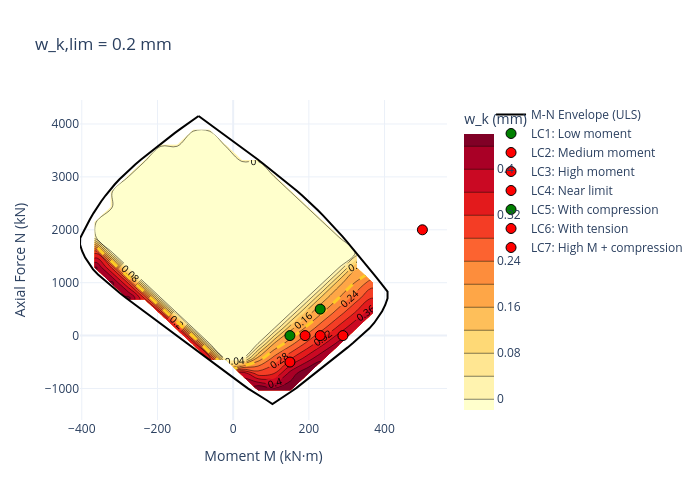
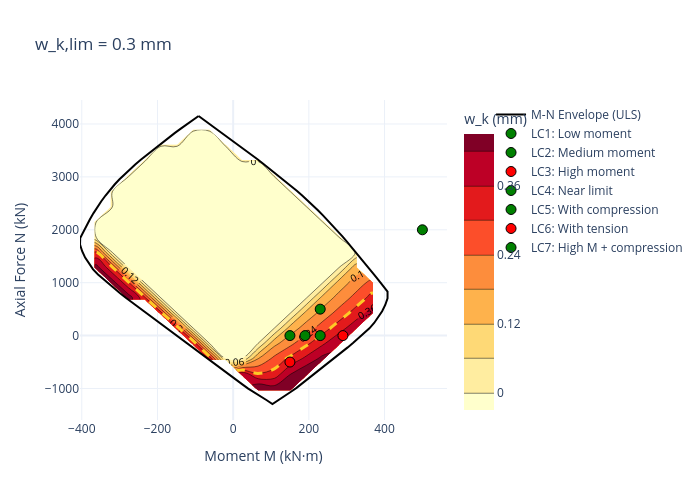
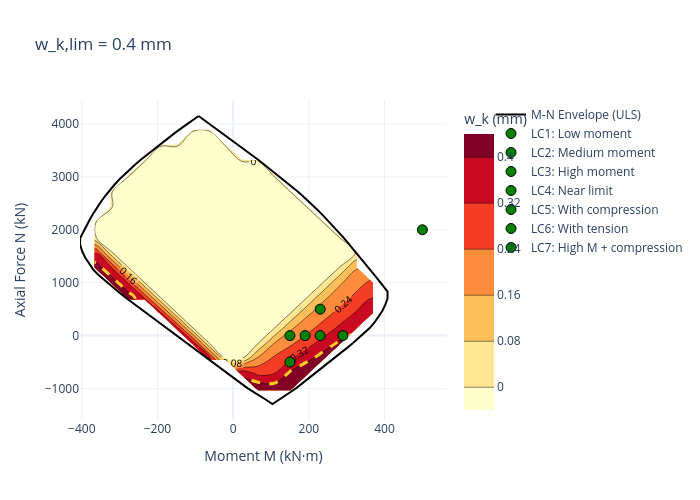

Notebook code cell kept with these figures, in order:
### Markdown cell above
## 6. Effect of Crack Width Limit

Compare how the contour map changes for different exposure classes (w_k,lim = 0.2 vs 0.3 vs 0.4 mm).

### Code cell
from plotly.subplots import make_subplots
import plotly.graph_objects as go

limits = [0.2, 0.3, 0.4]

for w_lim in limits:
    check_lim = CrackingCheck(
        section=section,
        concrete=concrete,
        w_k_limit=w_lim,
        load_duration=LoadDuration.LONG_TERM,
        creep_coefficient=1.5,
    )
    with warnings.catch_warnings():
        warnings.simplefilter("ignore")
        fig = check_lim.plot_crack_width_contours(
            load_cases=load_cases,
            n_grid=20,
            title=f"w_k,lim = {w_lim} mm",
            show=False,
            width=700,
            height=500,
        )
    fig.show()

### Figure 1 — Plotly figure (JSON) as saved in the notebook; plotly's stock layout.template omitted (floating-point values rounded to 4 significant figures; data arrays with more than 128 entries replaced by an {"elided": "..."} marker saying what was removed)
{"data": [{"colorbar": {"title": {"text": "w_k (mm)"}}, "colorscale": [[0, "rgb(255,255,204)"], [0.125, "rgb(255,237,160)"], [0.25, "rgb(254,217,118)"], [0.375, "rgb(254,178,76)"], [0.5, "rgb(253,141,60)"], [0.625, "rgb(252,78,42)"], [0.75, "rgb(227,26,28)"], [0.875, "rgb(189,0,38)"], [1, "rgb(128,0,38)"]], "contours": {"end": 0.4768, "labelfont": {"size": 10}, "showlabels": true, "size": 0.04, "start": 0}, "hovertemplate": "M: %{x:.1f} kN·m<br>N: %{y:.1f} kN<br>w_k: %{z:.3f} mm<extra></extra>", "name": "Crack width", "type": "contour", "x": [-404.7, -361.9, -319.1, -276.4, -233.6, -190.8, -148.1, -105.3, -62.53, -19.77, 23.0, 65.77, 108.5, 151.3, 194.1, 236.8, 279.6, 322.4, 365.1, 407.9], "y": [-1293.0, -1006.0, -719.9, -433.4, -146.9, 139.7, 426.2, 712.7, 999.3, 1286.0, 1572.0, 1859.0, 2145.0, 2432.0, 2718.0, 3005.0, 3291.0, 3578.0, 3865.0, 4151.0], "z": {"elided": "20x20 float values"}}, {"contours": {"coloring": "lines", "end": 0.2, "start": 0.2}, "hoverinfo": "skip", "line": {"color": "red", "dash": "dash", "width": 3}, "name": "w_k = 0.20 mm limit", "showscale": false, "type": "contour", "x": [-404.7, -361.9, -319.1, -276.4, -233.6, -190.8, -148.1, -105.3, -62.53, -19.77, 23.0, 65.77, 108.5, 151.3, 194.1, 236.8, 279.6, 322.4, 365.1, 407.9], "y": [-1293.0, -1006.0, -719.9, -433.4, -146.9, 139.7, 426.2, 712.7, 999.3, 1286.0, 1572.0, 1859.0, 2145.0, 2432.0, 2718.0, 3005.0, 3291.0, 3578.0, 3865.0, 4151.0], "z": {"elided": "20x20 float values"}}, {"hovertemplate": "M: %{x:.1f} kN·m<br>N: %{y:.1f} kN<extra></extra>", "line": {"color": "black", "width": 2}, "mode": "lines", "name": "M-N Envelope (ULS)", "type": "scatter", "x": [-91.3, -75.76, -60.14, -44.5, -28.9, -13.35, 2.134, 17.55, 32.9, 48.18, 63.4, 78.55, 93.65, 108.7, 123.7, 138.7, 153.5, 168.0, 182.4, 196.5, 210.3, 223.9, 237.3, 250.4, 263.4, 276.1, 288.7, 301.1, 313.3, 325.4, 337.4, 349.3, 361.1, 372.9, 384.7, 396.5, 407.9, 407.9, 401.8, 393.6, 383.7, 372.5, 360.0, 346.2, 331.9, 317.3, 302.6, 287.7, 272.7, 257.7, 242.6, 227.6, 212.5, 197.4, 182.3, 167.5, 151.7, 135.6, 119.0, 103.8, 88.81, 72.1, 55.63, 39.75, 24.31, 8.881, -6.548, -22.01, -37.52, -53.01, -68.49, -83.97, -99.43, -114.9, -130.3, -145.8, -161.2, -176.6, -192.1, -207.5, -222.8, -238.1, -253.5, -268.6, -283.7, -298.8, -313.6, -328.4, -342.8, -357.1, -370.2, -381.3, -391.1, -399.0, -404.7, -404.2, -395.9, -387.4, -378.4, -368.9, -359.0, -348.4, -337.2, -325.5, -313.2, -300.3, -286.9, -273.1, -258.8, -244.1, -229.3, -214.4, -199.4, -184.3, -169.1, -153.8, -138.4, -122.8, -107.0, -91.3], "y": [4151.0, 4070.0, 3990.0, 3911.0, 3830.0, 3750.0, 3669.0, 3587.0, 3504.0, 3422.0, 3338.0, 3254.0, 3170.0, 3085.0, 3000.0, 2915.0, 2828.0, 2740.0, 2650.0, 2558.0, 2464.0, 2369.0, 2273.0, 2175.0, 2076.0, 1976.0, 1875.0, 1773.0, 1670.0, 1566.0, 1462.0, 1357.0, 1252.0, 1147.0, 1042.0, 936.6, 829.9, 703.8, 578.9, 459.7, 346.3, 238.4, 136.8, 43.22, -47.18, -135.7, -223.1, -308.9, -394.2, -479.0, -563.4, -648.7, -733.2, -817.2, -901.8, -987.9, -1067.0, -1143.0, -1213.0, -1293.0, -1222.0, -1152.0, -1080.0, -1002.0, -920.9, -839.3, -757.6, -676.3, -595.3, -514.2, -433.0, -351.7, -270.4, -189.0, -107.5, -25.93, 55.63, 137.2, 218.9, 300.7, 383.2, 465.7, 548.3, 632.3, 716.4, 801.2, 887.6, 974.5, 1064.0, 1154.0, 1252.0, 1360.0, 1474.0, 1595.0, 1720.0, 1846.0, 1965.0, 2084.0, 2201.0, 2316.0, 2429.0, 2540.0, 2648.0, 2753.0, 2856.0, 2955.0, 3052.0, 3145.0, 3235.0, 3323.0, 3410.0, 3495.0, 3580.0, 3665.0, 3749.0, 3831.0, 3913.0, 3993.0, 4072.0, 4151.0]}, {"hovertemplate": "<b>LC1: Low moment</b><br>M_Ed: 150.0 kN·m<br>N_Ed: 0.0 kN<br>w_k: 0.181 mm<br>Limit: 0.20 mm<br>Status: PASS<extra></extra>", "marker": {"color": "green", "line": {"color": "black", "width": 1}, "size": 10}, "mode": "markers", "name": "LC1: Low moment", "type": "scatter", "x": [150], "y": [0]}, {"hovertemplate": "<b>LC2: Medium moment</b><br>M_Ed: 190.0 kN·m<br>N_Ed: 0.0 kN<br>w_k: 0.240 mm<br>Limit: 0.20 mm<br>Status: FAIL<extra></extra>", "marker": {"color": "red", "line": {"color": "black", "width": 1}, "size": 10}, "mode": "markers", "name": "LC2: Medium moment", "type": "scatter", "x": [190], "y": [0]}, {"hovertemplate": "<b>LC3: High moment</b><br>M_Ed: 290.0 kN·m<br>N_Ed: 0.0 kN<br>w_k: 0.386 mm<br>Limit: 0.20 mm<br>Status: FAIL<extra></extra>", "marker": {"color": "red", "line": {"color": "black", "width": 1}, "size": 10}, "mode": "markers", "name": "LC3: High moment", "type": "scatter", "x": [290], "y": [0]}, {"hovertemplate": "<b>LC4: Near limit</b><br>M_Ed: 230.0 kN·m<br>N_Ed: 0.0 kN<br>w_k: 0.299 mm<br>Limit: 0.20 mm<br>Status: FAIL<extra></extra>", "marker": {"color": "red", "line": {"color": "black", "width": 1}, "size": 10}, "mode": "markers", "name": "LC4: Near limit", "type": "scatter", "x": [230], "y": [0]}, {"hovertemplate": "<b>LC5: With compression</b><br>M_Ed: 230.0 kN·m<br>N_Ed: 500.0 kN<br>w_k: 0.176 mm<br>Limit: 0.20 mm<br>Status: PASS<extra></extra>", "marker": {"color": "green", "line": {"color": "black", "width": 1}, "size": 10}, "mode": "markers", "name": "LC5: With compression", "type": "scatter", "x": [230], "y": [500]}, {"hovertemplate": "<b>LC6: With tension</b><br>M_Ed: 150.0 kN·m<br>N_Ed: -500.0 kN<br>w_k: 0.336 mm<br>Limit: 0.20 mm<br>Status: FAIL<extra></extra>", "marker": {"color": "red", "line": {"color": "black", "width": 1}, "size": 10}, "mode": "markers", "name": "LC6: With tension", "type": "scatter", "x": [150], "y": [-500]}, {"hovertemplate": "<b>LC7: High M + compression</b><br>M_Ed: 500.0 kN·m<br>N_Ed: 2000.0 kN<br>w_k: 0.286 mm<br>Limit: 0.20 mm<br>Status: FAIL<extra></extra>", "marker": {"color": "red", "line": {"color": "black", "width": 1}, "size": 10}, "mode": "markers", "name": "LC7: High M + compression", "type": "scatter", "x": [500], "y": [2000]}], "layout": {"height": 500, "legend": {"x": 1.12, "xanchor": "left", "y": 1}, "margin": {"r": 160}, "title": {"text": "w_k,lim = 0.2 mm"}, "width": 700, "xaxis": {"title": {"text": "Moment M (kN·m)"}}, "yaxis": {"title": {"text": "Axial Force N (kN)"}}}}

### Figure 2 — Plotly figure (JSON) as saved in the notebook; plotly's stock layout.template omitted (floating-point values rounded to 4 significant figures; data arrays with more than 128 entries replaced by an {"elided": "..."} marker saying what was removed)
{"data": [{"colorbar": {"title": {"text": "w_k (mm)"}}, "colorscale": [[0, "rgb(255,255,204)"], [0.125, "rgb(255,237,160)"], [0.25, "rgb(254,217,118)"], [0.375, "rgb(254,178,76)"], [0.5, "rgb(253,141,60)"], [0.625, "rgb(252,78,42)"], [0.75, "rgb(227,26,28)"], [0.875, "rgb(189,0,38)"], [1, "rgb(128,0,38)"]], "contours": {"end": 0.4768, "labelfont": {"size": 10}, "showlabels": true, "size": 0.06, "start": 0}, "hovertemplate": "M: %{x:.1f} kN·m<br>N: %{y:.1f} kN<br>w_k: %{z:.3f} mm<extra></extra>", "name": "Crack width", "type": "contour", "x": [-404.7, -361.9, -319.1, -276.4, -233.6, -190.8, -148.1, -105.3, -62.53, -19.77, 23.0, 65.77, 108.5, 151.3, 194.1, 236.8, 279.6, 322.4, 365.1, 407.9], "y": [-1293.0, -1006.0, -719.9, -433.4, -146.9, 139.7, 426.2, 712.7, 999.3, 1286.0, 1572.0, 1859.0, 2145.0, 2432.0, 2718.0, 3005.0, 3291.0, 3578.0, 3865.0, 4151.0], "z": {"elided": "20x20 float values"}}, {"contours": {"coloring": "lines", "end": 0.3, "start": 0.3}, "hoverinfo": "skip", "line": {"color": "red", "dash": "dash", "width": 3}, "name": "w_k = 0.30 mm limit", "showscale": false, "type": "contour", "x": [-404.7, -361.9, -319.1, -276.4, -233.6, -190.8, -148.1, -105.3, -62.53, -19.77, 23.0, 65.77, 108.5, 151.3, 194.1, 236.8, 279.6, 322.4, 365.1, 407.9], "y": [-1293.0, -1006.0, -719.9, -433.4, -146.9, 139.7, 426.2, 712.7, 999.3, 1286.0, 1572.0, 1859.0, 2145.0, 2432.0, 2718.0, 3005.0, 3291.0, 3578.0, 3865.0, 4151.0], "z": {"elided": "20x20 float values"}}, {"hovertemplate": "M: %{x:.1f} kN·m<br>N: %{y:.1f} kN<extra></extra>", "line": {"color": "black", "width": 2}, "mode": "lines", "name": "M-N Envelope (ULS)", "type": "scatter", "x": [-91.3, -75.76, -60.14, -44.5, -28.9, -13.35, 2.134, 17.55, 32.9, 48.18, 63.4, 78.55, 93.65, 108.7, 123.7, 138.7, 153.5, 168.0, 182.4, 196.5, 210.3, 223.9, 237.3, 250.4, 263.4, 276.1, 288.7, 301.1, 313.3, 325.4, 337.4, 349.3, 361.1, 372.9, 384.7, 396.5, 407.9, 407.9, 401.8, 393.6, 383.7, 372.5, 360.0, 346.2, 331.9, 317.3, 302.6, 287.7, 272.7, 257.7, 242.6, 227.6, 212.5, 197.4, 182.3, 167.5, 151.7, 135.6, 119.0, 103.8, 88.81, 72.1, 55.63, 39.75, 24.31, 8.881, -6.548, -22.01, -37.52, -53.01, -68.49, -83.97, -99.43, -114.9, -130.3, -145.8, -161.2, -176.6, -192.1, -207.5, -222.8, -238.1, -253.5, -268.6, -283.7, -298.8, -313.6, -328.4, -342.8, -357.1, -370.2, -381.3, -391.1, -399.0, -404.7, -404.2, -395.9, -387.4, -378.4, -368.9, -359.0, -348.4, -337.2, -325.5, -313.2, -300.3, -286.9, -273.1, -258.8, -244.1, -229.3, -214.4, -199.4, -184.3, -169.1, -153.8, -138.4, -122.8, -107.0, -91.3], "y": [4151.0, 4070.0, 3990.0, 3911.0, 3830.0, 3750.0, 3669.0, 3587.0, 3504.0, 3422.0, 3338.0, 3254.0, 3170.0, 3085.0, 3000.0, 2915.0, 2828.0, 2740.0, 2650.0, 2558.0, 2464.0, 2369.0, 2273.0, 2175.0, 2076.0, 1976.0, 1875.0, 1773.0, 1670.0, 1566.0, 1462.0, 1357.0, 1252.0, 1147.0, 1042.0, 936.6, 829.9, 703.8, 578.9, 459.7, 346.3, 238.4, 136.8, 43.22, -47.18, -135.7, -223.1, -308.9, -394.2, -479.0, -563.4, -648.7, -733.2, -817.2, -901.8, -987.9, -1067.0, -1143.0, -1213.0, -1293.0, -1222.0, -1152.0, -1080.0, -1002.0, -920.9, -839.3, -757.6, -676.3, -595.3, -514.2, -433.0, -351.7, -270.4, -189.0, -107.5, -25.93, 55.63, 137.2, 218.9, 300.7, 383.2, 465.7, 548.3, 632.3, 716.4, 801.2, 887.6, 974.5, 1064.0, 1154.0, 1252.0, 1360.0, 1474.0, 1595.0, 1720.0, 1846.0, 1965.0, 2084.0, 2201.0, 2316.0, 2429.0, 2540.0, 2648.0, 2753.0, 2856.0, 2955.0, 3052.0, 3145.0, 3235.0, 3323.0, 3410.0, 3495.0, 3580.0, 3665.0, 3749.0, 3831.0, 3913.0, 3993.0, 4072.0, 4151.0]}, {"hovertemplate": "<b>LC1: Low moment</b><br>M_Ed: 150.0 kN·m<br>N_Ed: 0.0 kN<br>w_k: 0.181 mm<br>Limit: 0.30 mm<br>Status: PASS<extra></extra>", "marker": {"color": "green", "line": {"color": "black", "width": 1}, "size": 10}, "mode": "markers", "name": "LC1: Low moment", "type": "scatter", "x": [150], "y": [0]}, {"hovertemplate": "<b>LC2: Medium moment</b><br>M_Ed: 190.0 kN·m<br>N_Ed: 0.0 kN<br>w_k: 0.240 mm<br>Limit: 0.30 mm<br>Status: PASS<extra></extra>", "marker": {"color": "green", "line": {"color": "black", "width": 1}, "size": 10}, "mode": "markers", "name": "LC2: Medium moment", "type": "scatter", "x": [190], "y": [0]}, {"hovertemplate": "<b>LC3: High moment</b><br>M_Ed: 290.0 kN·m<br>N_Ed: 0.0 kN<br>w_k: 0.386 mm<br>Limit: 0.30 mm<br>Status: FAIL<extra></extra>", "marker": {"color": "red", "line": {"color": "black", "width": 1}, "size": 10}, "mode": "markers", "name": "LC3: High moment", "type": "scatter", "x": [290], "y": [0]}, {"hovertemplate": "<b>LC4: Near limit</b><br>M_Ed: 230.0 kN·m<br>N_Ed: 0.0 kN<br>w_k: 0.299 mm<br>Limit: 0.30 mm<br>Status: PASS<extra></extra>", "marker": {"color": "green", "line": {"color": "black", "width": 1}, "size": 10}, "mode": "markers", "name": "LC4: Near limit", "type": "scatter", "x": [230], "y": [0]}, {"hovertemplate": "<b>LC5: With compression</b><br>M_Ed: 230.0 kN·m<br>N_Ed: 500.0 kN<br>w_k: 0.176 mm<br>Limit: 0.30 mm<br>Status: PASS<extra></extra>", "marker": {"color": "green", "line": {"color": "black", "width": 1}, "size": 10}, "mode": "markers", "name": "LC5: With compression", "type": "scatter", "x": [230], "y": [500]}, {"hovertemplate": "<b>LC6: With tension</b><br>M_Ed: 150.0 kN·m<br>N_Ed: -500.0 kN<br>w_k: 0.336 mm<br>Limit: 0.30 mm<br>Status: FAIL<extra></extra>", "marker": {"color": "red", "line": {"color": "black", "width": 1}, "size": 10}, "mode": "markers", "name": "LC6: With tension", "type": "scatter", "x": [150], "y": [-500]}, {"hovertemplate": "<b>LC7: High M + compression</b><br>M_Ed: 500.0 kN·m<br>N_Ed: 2000.0 kN<br>w_k: 0.286 mm<br>Limit: 0.30 mm<br>Status: PASS<extra></extra>", "marker": {"color": "green", "line": {"color": "black", "width": 1}, "size": 10}, "mode": "markers", "name": "LC7: High M + compression", "type": "scatter", "x": [500], "y": [2000]}], "layout": {"height": 500, "legend": {"x": 1.12, "xanchor": "left", "y": 1}, "margin": {"r": 160}, "title": {"text": "w_k,lim = 0.3 mm"}, "width": 700, "xaxis": {"title": {"text": "Moment M (kN·m)"}}, "yaxis": {"title": {"text": "Axial Force N (kN)"}}}}

### Figure 3 — Plotly figure (JSON) as saved in the notebook; plotly's stock layout.template omitted (floating-point values rounded to 4 significant figures; data arrays with more than 128 entries replaced by an {"elided": "..."} marker saying what was removed)
{"data": [{"colorbar": {"title": {"text": "w_k (mm)"}}, "colorscale": [[0, "rgb(255,255,204)"], [0.125, "rgb(255,237,160)"], [0.25, "rgb(254,217,118)"], [0.375, "rgb(254,178,76)"], [0.5, "rgb(253,141,60)"], [0.625, "rgb(252,78,42)"], [0.75, "rgb(227,26,28)"], [0.875, "rgb(189,0,38)"], [1, "rgb(128,0,38)"]], "contours": {"end": 0.4768, "labelfont": {"size": 10}, "showlabels": true, "size": 0.08, "start": 0}, "hovertemplate": "M: %{x:.1f} kN·m<br>N: %{y:.1f} kN<br>w_k: %{z:.3f} mm<extra></extra>", "name": "Crack width", "type": "contour", "x": [-404.7, -361.9, -319.1, -276.4, -233.6, -190.8, -148.1, -105.3, -62.53, -19.77, 23.0, 65.77, 108.5, 151.3, 194.1, 236.8, 279.6, 322.4, 365.1, 407.9], "y": [-1293.0, -1006.0, -719.9, -433.4, -146.9, 139.7, 426.2, 712.7, 999.3, 1286.0, 1572.0, 1859.0, 2145.0, 2432.0, 2718.0, 3005.0, 3291.0, 3578.0, 3865.0, 4151.0], "z": {"elided": "20x20 float values"}}, {"contours": {"coloring": "lines", "end": 0.4, "start": 0.4}, "hoverinfo": "skip", "line": {"color": "red", "dash": "dash", "width": 3}, "name": "w_k = 0.40 mm limit", "showscale": false, "type": "contour", "x": [-404.7, -361.9, -319.1, -276.4, -233.6, -190.8, -148.1, -105.3, -62.53, -19.77, 23.0, 65.77, 108.5, 151.3, 194.1, 236.8, 279.6, 322.4, 365.1, 407.9], "y": [-1293.0, -1006.0, -719.9, -433.4, -146.9, 139.7, 426.2, 712.7, 999.3, 1286.0, 1572.0, 1859.0, 2145.0, 2432.0, 2718.0, 3005.0, 3291.0, 3578.0, 3865.0, 4151.0], "z": {"elided": "20x20 float values"}}, {"hovertemplate": "M: %{x:.1f} kN·m<br>N: %{y:.1f} kN<extra></extra>", "line": {"color": "black", "width": 2}, "mode": "lines", "name": "M-N Envelope (ULS)", "type": "scatter", "x": [-91.3, -75.76, -60.14, -44.5, -28.9, -13.35, 2.134, 17.55, 32.9, 48.18, 63.4, 78.55, 93.65, 108.7, 123.7, 138.7, 153.5, 168.0, 182.4, 196.5, 210.3, 223.9, 237.3, 250.4, 263.4, 276.1, 288.7, 301.1, 313.3, 325.4, 337.4, 349.3, 361.1, 372.9, 384.7, 396.5, 407.9, 407.9, 401.8, 393.6, 383.7, 372.5, 360.0, 346.2, 331.9, 317.3, 302.6, 287.7, 272.7, 257.7, 242.6, 227.6, 212.5, 197.4, 182.3, 167.5, 151.7, 135.6, 119.0, 103.8, 88.81, 72.1, 55.63, 39.75, 24.31, 8.881, -6.548, -22.01, -37.52, -53.01, -68.49, -83.97, -99.43, -114.9, -130.3, -145.8, -161.2, -176.6, -192.1, -207.5, -222.8, -238.1, -253.5, -268.6, -283.7, -298.8, -313.6, -328.4, -342.8, -357.1, -370.2, -381.3, -391.1, -399.0, -404.7, -404.2, -395.9, -387.4, -378.4, -368.9, -359.0, -348.4, -337.2, -325.5, -313.2, -300.3, -286.9, -273.1, -258.8, -244.1, -229.3, -214.4, -199.4, -184.3, -169.1, -153.8, -138.4, -122.8, -107.0, -91.3], "y": [4151.0, 4070.0, 3990.0, 3911.0, 3830.0, 3750.0, 3669.0, 3587.0, 3504.0, 3422.0, 3338.0, 3254.0, 3170.0, 3085.0, 3000.0, 2915.0, 2828.0, 2740.0, 2650.0, 2558.0, 2464.0, 2369.0, 2273.0, 2175.0, 2076.0, 1976.0, 1875.0, 1773.0, 1670.0, 1566.0, 1462.0, 1357.0, 1252.0, 1147.0, 1042.0, 936.6, 829.9, 703.8, 578.9, 459.7, 346.3, 238.4, 136.8, 43.22, -47.18, -135.7, -223.1, -308.9, -394.2, -479.0, -563.4, -648.7, -733.2, -817.2, -901.8, -987.9, -1067.0, -1143.0, -1213.0, -1293.0, -1222.0, -1152.0, -1080.0, -1002.0, -920.9, -839.3, -757.6, -676.3, -595.3, -514.2, -433.0, -351.7, -270.4, -189.0, -107.5, -25.93, 55.63, 137.2, 218.9, 300.7, 383.2, 465.7, 548.3, 632.3, 716.4, 801.2, 887.6, 974.5, 1064.0, 1154.0, 1252.0, 1360.0, 1474.0, 1595.0, 1720.0, 1846.0, 1965.0, 2084.0, 2201.0, 2316.0, 2429.0, 2540.0, 2648.0, 2753.0, 2856.0, 2955.0, 3052.0, 3145.0, 3235.0, 3323.0, 3410.0, 3495.0, 3580.0, 3665.0, 3749.0, 3831.0, 3913.0, 3993.0, 4072.0, 4151.0]}, {"hovertemplate": "<b>LC1: Low moment</b><br>M_Ed: 150.0 kN·m<br>N_Ed: 0.0 kN<br>w_k: 0.181 mm<br>Limit: 0.40 mm<br>Status: PASS<extra></extra>", "marker": {"color": "green", "line": {"color": "black", "width": 1}, "size": 10}, "mode": "markers", "name": "LC1: Low moment", "type": "scatter", "x": [150], "y": [0]}, {"hovertemplate": "<b>LC2: Medium moment</b><br>M_Ed: 190.0 kN·m<br>N_Ed: 0.0 kN<br>w_k: 0.240 mm<br>Limit: 0.40 mm<br>Status: PASS<extra></extra>", "marker": {"color": "green", "line": {"color": "black", "width": 1}, "size": 10}, "mode": "markers", "name": "LC2: Medium moment", "type": "scatter", "x": [190], "y": [0]}, {"hovertemplate": "<b>LC3: High moment</b><br>M_Ed: 290.0 kN·m<br>N_Ed: 0.0 kN<br>w_k: 0.386 mm<br>Limit: 0.40 mm<br>Status: PASS<extra></extra>", "marker": {"color": "green", "line": {"color": "black", "width": 1}, "size": 10}, "mode": "markers", "name": "LC3: High moment", "type": "scatter", "x": [290], "y": [0]}, {"hovertemplate": "<b>LC4: Near limit</b><br>M_Ed: 230.0 kN·m<br>N_Ed: 0.0 kN<br>w_k: 0.299 mm<br>Limit: 0.40 mm<br>Status: PASS<extra></extra>", "marker": {"color": "green", "line": {"color": "black", "width": 1}, "size": 10}, "mode": "markers", "name": "LC4: Near limit", "type": "scatter", "x": [230], "y": [0]}, {"hovertemplate": "<b>LC5: With compression</b><br>M_Ed: 230.0 kN·m<br>N_Ed: 500.0 kN<br>w_k: 0.176 mm<br>Limit: 0.40 mm<br>Status: PASS<extra></extra>", "marker": {"color": "green", "line": {"color": "black", "width": 1}, "size": 10}, "mode": "markers", "name": "LC5: With compression", "type": "scatter", "x": [230], "y": [500]}, {"hovertemplate": "<b>LC6: With tension</b><br>M_Ed: 150.0 kN·m<br>N_Ed: -500.0 kN<br>w_k: 0.336 mm<br>Limit: 0.40 mm<br>Status: PASS<extra></extra>", "marker": {"color": "green", "line": {"color": "black", "width": 1}, "size": 10}, "mode": "markers", "name": "LC6: With tension", "type": "scatter", "x": [150], "y": [-500]}, {"hovertemplate": "<b>LC7: High M + compression</b><br>M_Ed: 500.0 kN·m<br>N_Ed: 2000.0 kN<br>w_k: 0.286 mm<br>Limit: 0.40 mm<br>Status: PASS<extra></extra>", "marker": {"color": "green", "line": {"color": "black", "width": 1}, "size": 10}, "mode": "markers", "name": "LC7: High M + compression", "type": "scatter", "x": [500], "y": [2000]}], "layout": {"height": 500, "legend": {"x": 1.12, "xanchor": "left", "y": 1}, "margin": {"r": 160}, "title": {"text": "w_k,lim = 0.4 mm"}, "width": 700, "xaxis": {"title": {"text": "Moment M (kN·m)"}}, "yaxis": {"title": {"text": "Axial Force N (kN)"}}}}
